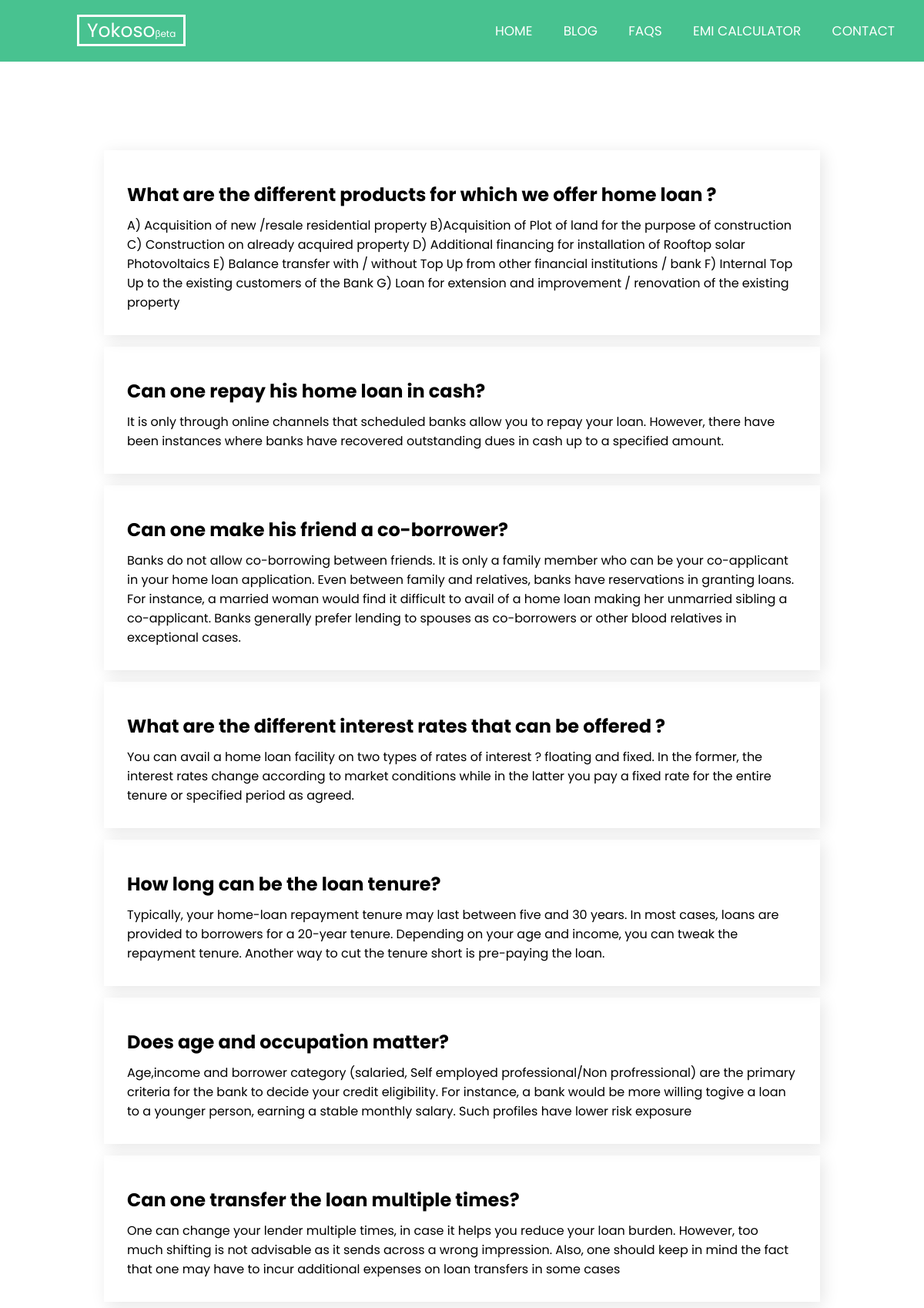
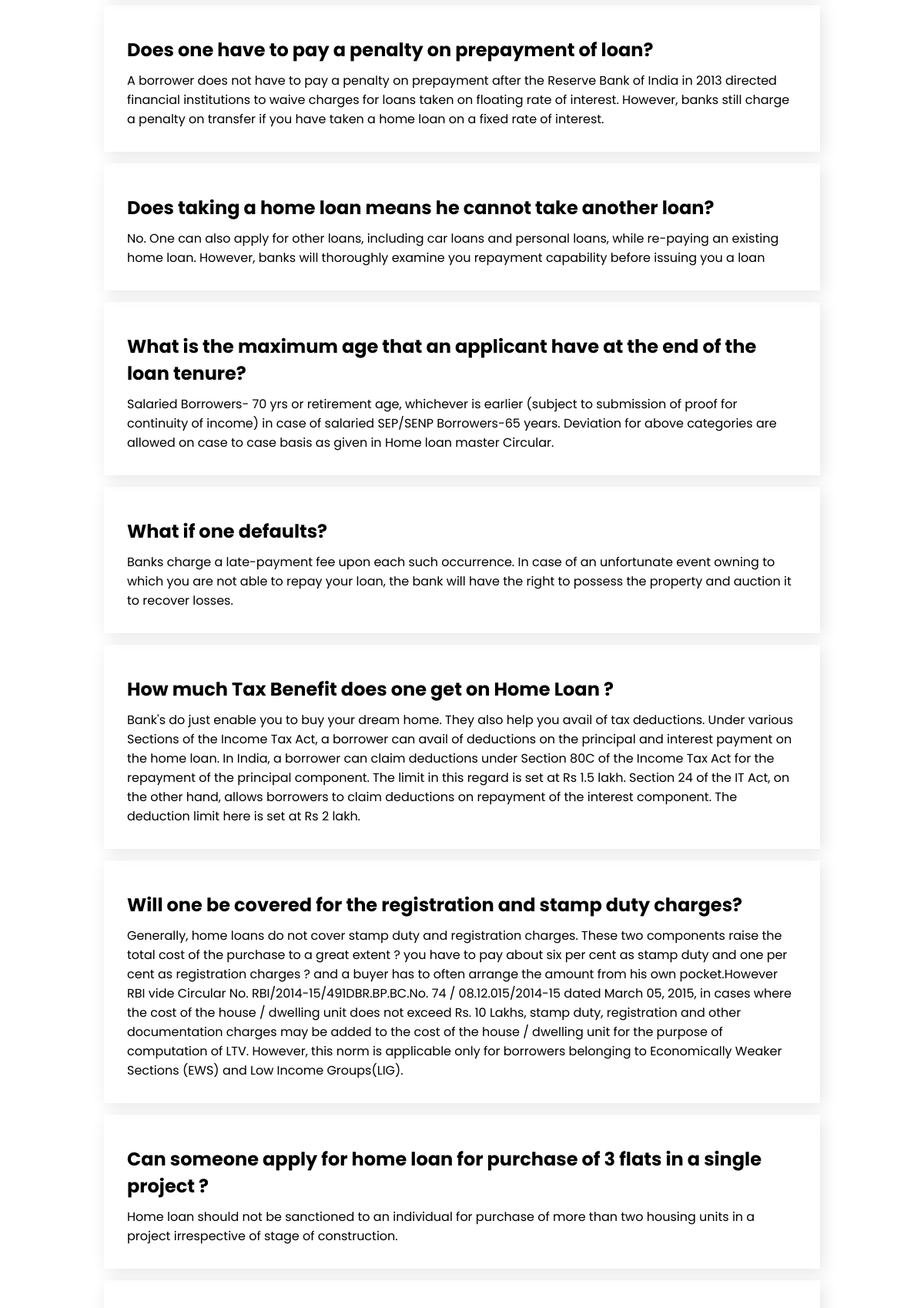
Page /FAQs/home-loan (upper part) on the committed database (2 pictures, top to bottom).
### Subapp01/models.py (models this page shows)
class FAQText(models.Model):
    title = models.CharField(max_length=255)
    description = models.TextField()
    category = models.ForeignKey(FAQCategory, on_delete = models.CASCADE, null = True)
    def __str__(self):
        return self.title

### Subapp01/views.py (the view)
# urls.py: path('FAQs/<slug>', FAQs , name = 'FAQs'),
def FAQs(request, slug):
    print(slug)
    category = FAQCategory.objects.get(slug=slug)
    print(category.id)
    datas = FAQText.objects.filter(category=category.id)
    print(datas)
    return render(request, 'app/faq.html', {'datas': datas})

### templates/app/faq.html (shortened to what this page needs)
{% extends "base.html" %} {% load static %}  {% block css %}
<link rel="stylesheet" href="{% static 'css/faq.css' %}" />
{% endblock %} {% block body %}
<div class="wrap">
  <div class="wrap__child">
    {% for i in datas %}
    <div class="wrap__text">
    <h2>{{i.title}}</h2>
    <p>{{i.description}}</p>
    </div>
    {% endfor %}
  </div>
</div>
{% endblock %}

### static/css/index.css (style rules this page uses)
* { margin: 0; padding: 0; box-sizing: border-box; text-decoration: none; font-family: "Poppins", sans-serif; }
html { scroll-behavior: smooth; }

### static/css/faq.css (style rules this page uses)
.wrap { width:80%; height:auto; margin: 0px auto; padding-top: 100px; }
.wrap__text { box-shadow: 4px 4px 20px rgba(0,0,0,0.1); padding: 30px 30px; margin: 15px; }
.wrap__text h2 { margin: 10px 0px; }

### rows in the picture
FAQText: title "What are the different products for which we offer home loan ?", description "A) Acquisition of new /resale residential property B)Acquisition of Plot of land for the purpose of construction C) Construction on already acquired property D) Additional financing for installation of Rooftop solar Photovoltaics E) Balance transfer with / without Top Up from other financial institutions / bank F) Internal Top Up to the existing customers of the Bank G) Loan for extension and improvement / renovation of the existing property"
FAQText: title "Can one repay his home loan in cash?", description "It is only through online channels that scheduled banks allow you to repay your loan. However, there have been instances where banks have recovered outstanding dues in cash up to a specified amount."
FAQText: title "Can one make his friend a co-borrower?", description "Banks do not allow co-borrowing between friends. It is only a family member who can be your co-applicant in your home loan application. Even between family and relatives, banks have reservations in granting loans. For instance, a married woman would find it difficult to avail of a home loan making her unmarried sibling a co-applicant. Banks generally prefer lending to spouses as co-borrowers or other blood relatives in exceptional cases."
FAQText: title "What are the different interest rates that can be offered ?", description "You can avail a home loan facility on two types of rates of interest ? floating and fixed. In the former, the interest rates change according to market conditions while in the latter you pay a fixed rate for the entire tenure or specified period as agreed."
FAQText: title "How long can be the loan tenure?", description "Typically, your home-loan repayment tenure may last between five and 30 years. In most cases, loans are provided to borrowers for a 20-year tenure. Depending on your age and income, you can tweak the repayment tenure. Another way to cut the tenure short is pre-paying the loan."
FAQText: title "Does age and occupation matter?", description "Age,income and borrower category (salaried, Self employed professional/Non profressional) are the primary criteria for the bank to decide your credit eligibility. For instance, a bank would be more willing togive a loan to a younger person, earning a stable monthly salary. Such profiles have lower risk exposure"
FAQText: title "Can one transfer the loan multiple times?", description "One can change your lender multiple times, in case it helps you reduce your loan burden. However, too much shifting is not advisable as it sends across a wrong impression. Also, one should keep in mind the fact that one may have to incur additional expenses on loan transfers in some cases"
FAQText: title "Does one have to pay a penalty on prepayment of loan?", description "A borrower does not have to pay a penalty on prepayment after the Reserve Bank of India in 2013 directed financial institutions to waive charges for loans taken on floating rate of interest. However, banks still charge a penalty on transfer if you have taken a home loan on a fixed rate of interest."
FAQText: title "Does taking a home loan means he cannot take another loan?", description "No. One can also apply for other loans, including car loans and personal loans, while re-paying an existing home loan. However, banks will thoroughly examine you repayment capability before issuing you a loan"
FAQText: title "What is the maximum age that an applicant have at the end of the loan tenure?", description "Salaried Borrowers- 70 yrs or retirement age, whichever is earlier (subject to submission of proof for continuity of income) in case of salaried SEP/SENP Borrowers-65 years. Deviation for above categories are allowed on case to case basis as given in Home loan master Circular."
FAQText: title "What if one defaults?", description "Banks charge a late-payment fee upon each such occurrence. In case of an unfortunate event owning to which you are not able to repay your loan, the bank will have the right to possess the property and auction it to recover losses."
FAQText: title "How much Tax Benefit does one get on Home Loan ?", description "Bank's do just enable you to buy your dream home. They also help you avail of tax deductions. Under various Sections of the Income Tax Act, a borrower can avail of deductions on the principal and interest payment on the home loan. In India, a borrower can claim deductions under Section 80C of the Income Tax Act for the repayment of the principal component. The limit in this regard is set at Rs 1.5 lakh. Section 24 of the IT Act, on the other hand, allows borrowers to claim deductions on repayment of the interest component. The deduction limit here is set at Rs 2 lakh."
FAQText: title "Will one be covered for the registration and stamp duty charges?", description "Generally, home loans do not cover stamp duty and registration charges. These two components raise the total cost of the purchase to a great extent ? you have to pay about six per cent as stamp duty and one per cent as registration charges ? and a buyer has to often arrange the amount from his own pocket.However RBI vide Circular No. RBI/2014-15/491DBR.BP.BC.No. 74 / 08.12.015/2014-15 dated March 05, 2015, in cases where the cost of the house / dwelling unit does not exceed Rs. 10 Lakhs, stamp duty, registration and other documentation charges may be added to the cost of the house / dwelling unit for the purpose of computation of LTV. However, this norm is applicable only for borrowers…"
FAQText: title "Can someone apply for home loan for purchase of 3 flats in a single project ?", description "Home loan should not be sanctioned to an individual for purchase of more than two housing units in a project irrespective of stage of construction."
